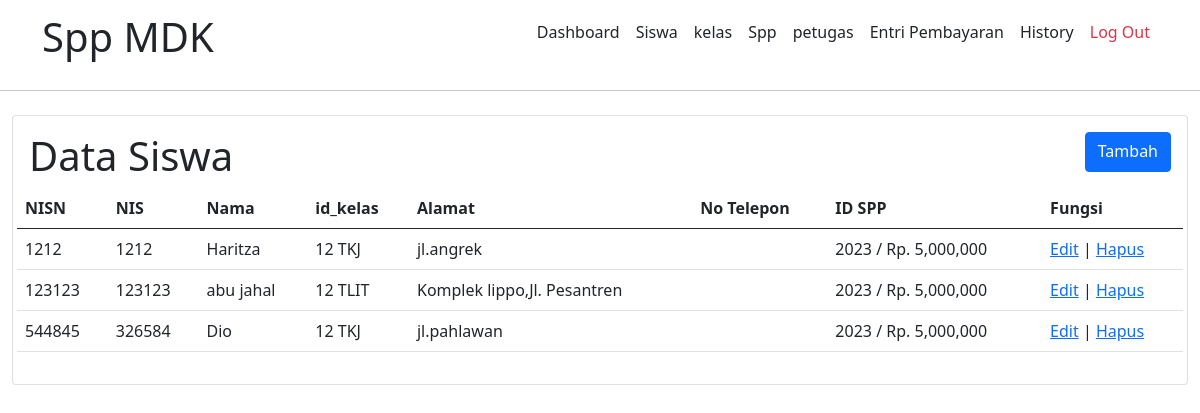
/admin/siswa/siswa.php (signed in), run on the app's committed database.
### tables this page shows
CREATE TABLE `siswa` (
  `nisn` int(10) NOT NULL,
  `nis` int(8) NOT NULL,
  `nama` varchar(35) NOT NULL,
  `id_kelas` int(11) NOT NULL,
  `alamat` text NOT NULL,
  `no_telp` int(13) NOT NULL,
  `id_spp` int(11) NOT NULL
);

CREATE TABLE `kelas` (
  `id_kelas` int(11) NOT NULL,
  `nama_kelas` varchar(10) NOT NULL,
  `kompetensi_keahlian` varchar(50) NOT NULL
);

CREATE TABLE `spp` (
  `id_spp` int(11) NOT NULL,
  `tahun` int(11) NOT NULL,
  `nominal` int(11) NOT NULL
);

### admin/siswa/api/getData.php (the view, shortened to what this page needs)
<?php
include 'koneksi.php';
$sql ="SELECT * FROM siswa as a LEFT JOIN kelas as b ON a.id_kelas = b.id_kelas LEFT JOIN spp as c ON a.id_spp = c.id_spp";
$query = mysqli_query($kon, $sql);
echo '<table class="table">
    <thead>
    <tr>
    <th scope="col">NISN</th>
    <th scope="col">NIS</th>
    <th scope="col">Nama</th>
    <th scope="col">id_kelas</th>
    <th scope="col">Alamat</th>
    <th scope="col">No Telepon</th>
    <th scope="col">ID SPP</th>
    <th scope="col">Fungsi</th>
    </tr>
</thead>
<tbody>';
while ($row = mysqli_fetch_array($query))
{
    $nominal =$row['nominal'] ;
	echo '<tr>
			<td>'.$row['nisn'].'</td>
			<td>'.$row['nis'].'</td>
			<td>'.$row['nama'].'</td>
			<td>'.$row['nama_kelas'].'</td>
			<td>'.$row['alamat'].'</td>
			<td>'.$row['no_tlp'].'</td>
			<td>'.$row['tahun'].' / Rp. '.number_format($nominal).' </td>
            <td>
              <a href="EditSiswa.php?id='.$row['nisn'].'">Edit</a> |
              <a onclick="return confirm(\'Anda yakin akan menghapus data ini?\')" href="api/HapusData.php?id='.$row['nisn'].'">Hapus</a>
          </td>
		</tr>';
}
echo '
	</tbody>
</table>';
?>

### data on the page
siswa: nisn "1212", nis "1212", nama "Haritza", id_kelas.nama_kelas "12 TKJ", alamat "jl.angrek", id_spp.tahun "2023", id_spp.nominal "5,000,000"
siswa: nisn "123123", nis "123123", nama "abu jahal", id_kelas.nama_kelas "12 TLIT", alamat "Komplek lippo,Jl. Pesantren", id_spp.tahun "2023", id_spp.nominal "5,000,000"
siswa: nisn "544845", nis "326584", nama "Dio", id_kelas.nama_kelas "12 TKJ", alamat "jl.pahlawan", id_spp.tahun "2023", id_spp.nominal "5,000,000"
